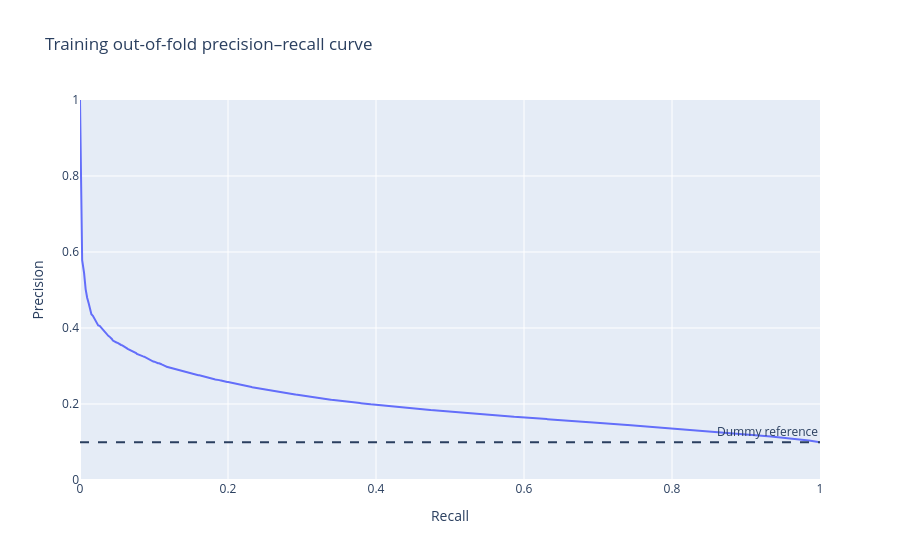

Here is the notebook cell this chart was saved with:
### Code cell
import plotly.graph_objects as go
from sklearn.metrics import (
    average_precision_score,
    brier_score_loss,
    log_loss,
    precision_recall_curve,
    roc_auc_score,
)


oof_metrics = pd.Series(
    {
        "average_precision": average_precision_score(
            y_train, oof_probabilities
        ),
        "roc_auc": roc_auc_score(y_train, oof_probabilities),
        "log_loss": log_loss(y_train, oof_probabilities),
        "brier_score": brier_score_loss(y_train, oof_probabilities),
    },
    name="pooled_oof",
)

display(oof_metrics.to_frame().round(4))

precision, recall, _ = precision_recall_curve(
    y_train, oof_probabilities
)

display_indices = np.unique(
    np.linspace(
        0,
        len(recall) - 1,
        min(2000, len(recall)),
        dtype=int,
    )
)

figure = go.Figure(
    go.Scatter(
        x=recall[display_indices],
        y=precision[display_indices],
        mode="lines",
        name="Logistic baseline",
    )
)

figure.add_hline(
    y=float(y_train.mean()),
    line_dash="dash",
    annotation_text="Dummy reference",
)

figure.update_layout(
    title="Training out-of-fold precision–recall curve",
    xaxis_title="Recall",
    yaxis_title="Precision",
    xaxis_range=[0, 1],
    yaxis_range=[0, 1],
)

figure.show()

### Figure 1 — Plotly figure (JSON) as saved in the notebook; plotly's stock layout.template omitted (floating-point values rounded to 4 significant figures; data arrays with more than 128 entries replaced by an {"elided": "..."} marker saying what was removed)
{"data": [{"mode": "lines", "name": "Logistic baseline", "type": "scatter", "x": {"elided": "2000 float values"}, "y": {"elided": "2000 float values"}}], "layout": {"annotations": [{"showarrow": false, "text": "Dummy reference", "x": 1, "xanchor": "right", "xref": "x domain", "y": 0.09923, "yanchor": "bottom", "yref": "y"}], "shapes": [{"line": {"dash": "dash"}, "type": "line", "x0": 0, "x1": 1, "xref": "x domain", "y0": 0.09923, "y1": 0.09923, "yref": "y"}], "title": {"text": "Training out-of-fold precision–recall curve"}, "xaxis": {"range": [0, 1], "title": {"text": "Recall"}}, "yaxis": {"range": [0, 1], "title": {"text": "Precision"}}}}
